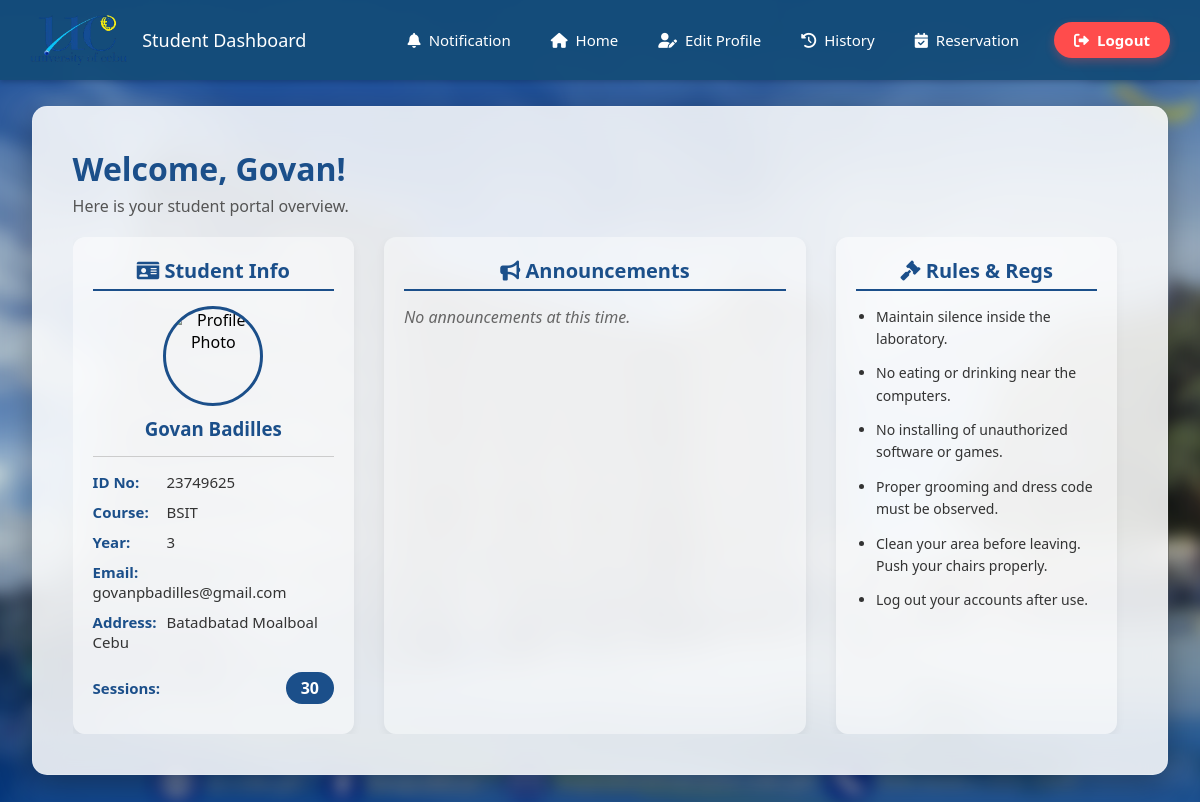
/dashboard (signed in), run on the app's committed database.
### tables this page shows
CREATE TABLE users (
            id INTEGER PRIMARY KEY AUTOINCREMENT,
            id_number TEXT UNIQUE NOT NULL,
            lastname TEXT NOT NULL,
            firstname TEXT NOT NULL,
            middlename TEXT,
            course_level TEXT,
            password TEXT NOT NULL,
            email TEXT,
            course TEXT,
            address TEXT,
            role TEXT DEFAULT 'student',
            remaining_sessions INTEGER DEFAULT 30,
            profile_pic TEXT DEFAULT 'default_profile.png'
        );

### app.py (the view)
@app.route('/dashboard')
def dashboard():
    if 'user_id' not in session or session.get('role') == 'admin':
        return redirect(url_for('home'))
    conn = get_db_connection()
    cursor = conn.cursor()
    student = cursor.execute("SELECT * FROM users WHERE id = ?", (session['user_id'],)).fetchone()
    if student is None:
        session.clear() # I-clear ang daan nga session
        conn.close()
        return redirect(url_for('home'))
    announcements = cursor.execute("SELECT * FROM announcements ORDER BY date_posted DESC").fetchall()
    conn.close()
    return render_template('student.html', student=student, announcements=announcements)

### app.py (called while the page is built)
def get_db_connection():
    conn = sqlite3.connect('students.db')
    conn.row_factory = sqlite3.Row
    return conn

### templates/student.html (shortened to what this page needs)
<!DOCTYPE html>
<html lang="en">
<head>
    <link rel="stylesheet" href="{{ url_for('static', filename='style.css') }}">
    <link rel="stylesheet" href="{{ url_for('static', filename='student.css') }}">
    <link rel="stylesheet" href="https://cdnjs.cloudflare.com/ajax/libs/font-awesome/6.0.0/css/all.min.css">
</head>
<body class="student-page">
    <nav class="navbar">
        <div class="logo">
            <img src="{{ url_for('static', filename='images/uclogonav.png') }}" alt="UC Logo">
            Student Dashboard
        </div>
      <div class="nav-links">
            <a href="#"><i class="fas fa-bell"></i> Notification</a>
            <a href="#"><i class="fas fa-home"></i> Home</a>
            <a href="#" id="openEditProfileBtn"><i class="fas fa-user-edit"></i> Edit Profile</a>
            <a href="#"><i class="fas fa-history"></i> History</a>
            <a href="#"><i class="fas fa-calendar-check"></i> Reservation</a>
            <a href="/logout" class="logout-btn"><i class="fas fa-sign-out-alt"></i> Logout</a>
        </div>
    </nav>
    <div class="student-container">
        <div class="student-glass-card">
            <h1 style="color: #1b4f8a; margin-top: 0; margin-bottom: 5px; font-size: 32px;">
                Welcome, {{ student['firstname'] }}!
            </h1>
            <p style="color: #555; margin-bottom: 0;">Here is your student portal overview.</p>
            <div class="dashboard-grid-3">
                <div class="col-card">
                    <h2><i class="fas fa-id-card"></i> Student Info</h2>
                    <div class="profile-section" style="text-align: center; margin-bottom: 15px; border-bottom: 1px solid #ccc; padding-bottom: 15px;">
                        <img src="{{ url_for('static', filename='uploads/' + student['profile_pic']) if student['profile_pic'] and student['profile_pic'] != 'default_profile.png' else url_for('static', filename='images/default_profile.png') }}"
                             alt="Profile Photo"
                             style="width: 100px; height: 100px; border-radius: 50%; border: 3px solid #1b4f8a; object-fit: cover; margin-bottom: 10px;"
                             onerror="this.src='https://cdn-icons-png.flaticon.com/512/3135/3135715.png'">
                        <h3 style="color: #1b4f8a; margin: 0;">{{ student['firstname'] }} {{ student['lastname'] }}</h3>
                    </div>
                    <div class="info-row"><strong>ID No:</strong> {{ student['id_number'] }}</div>
                    <div class="info-row"><strong>Course:</strong> {{ student['course'] }}</div>
                    <div class="info-row"><strong>Year:</strong> {{ student['course_level'] }}</div>
                    <div class="info-row"><strong>Email:</strong> {{ student['email'] }}</div>
                    <div class="info-row"><strong>Address:</strong> {{ student['address'] }}</div>
                    <div class="info-row" style="margin-top: 20px; display: flex; align-items: center; justify-content: space-between;">
                        <strong>Sessions:</strong>
                        <span style="background: #1b4f8a; color: white; padding: 5px 15px; border-radius: 20px; font-weight: bold; font-size: 16px;">
                            {{ student['remaining_sessions'] }}
                        </span>
                    </div>
                </div>
                <div class="col-card" style="background: rgba(255, 255, 255, 0.4);">
                    <h2><i class="fas fa-bullhorn"></i> Announcements</h2>
                    <div style="max-height: 400px; overflow-y: auto; padding-right: 5px;">
                        {% for ann in announcements %}
                            <div class="announcement-item" style="background: rgba(255, 255, 255, 0.9); padding: 15px; border-radius: 8px; margin-bottom: 12px; border-left: 5px solid #15c35a;">
                                <p style="font-size: 12px; color: #555; margin-bottom: 5px; font-weight: bold;"><i class="fas fa-user-shield"></i> {{ ann['admin_name'] }} &bull; {{ ann['date_posted'] }}</p>
                                <p style="font-size: 14px; color: #333; margin: 0; line-height: 1.5;">{{ ann['message'] }}</p>
                            </div>
                        {% else %}
                            <p style="color: #666; font-style: italic;">No announcements at this time.</p>
                        {% endfor %}
                    </div>
                </div>
                <div class="col-card">
                    <h2><i class="fas fa-gavel"></i> Rules & Regs</h2>
                    <ul style="padding-left: 20px; font-size: 14px; color: #333; line-height: 1.6;">
                        <li style="margin-bottom: 12px;">Maintain silence inside the laboratory.</li>
                        <li style="margin-bottom: 12px;">No eating or drinking near the computers.</li>
                        <li style="margin-bottom: 12px;">No installing of unauthorized software or games.</li>
                        <li style="margin-bottom: 12px;">Proper grooming and dress code must be observed.</li>
                        <li style="margin-bottom: 12px;">Clean your area before leaving. Push your chairs properly.</li>
                        <li style="margin-bottom: 12px;">Log out your accounts after use.</li>
                    </ul>
                </div>
            </div>
        </div>
    </div>
</body>
</html>

### static/style.css (style rules this page uses)
* { box-sizing: border-box; margin: 0; padding: 0; font-family: 'Segoe UI', Tahoma, Geneva, Verdana, sans-serif; }
body { background-color: #EBEBEB; }
h2 { text-align: center; color: #333; margin-top: 10px; margin-bottom: 30px; font-size: 28px; font-weight: bold; }
a { text-decoration: none; transition: opacity 0.3s; }
.navbar { background-color: rgba(21, 76, 121, 0.95); padding: 15px 30px; display: flex; justify-content: space-between; align-items: center; color: white; box-shadow: 0 2px 5px rgba(0,0,0,0.2); position: fixed; top: 0; left: 0; width: 100% !important; z-index: 9999; }
body { padding-top: 80px; }
.logo { font-size: 18px; font-weight: 500; display: flex; align-items: center; gap: 15px; white-space: nowrap; }
.logo img { height: 50px; width: auto; }

### static/student.css (style rules this page uses)
body.student-page { height: 100vh; margin: 0; display: flex; flex-direction: column; overflow: hidden; position: relative; font-family: sans-serif; }
body.student-page::before { content: ""; position: absolute; top: -20px; left: -20px; right: -20px; bottom: -20px; background-image: url('/static/images/ucbackground.jpg'); background-size: cover; background-position: center; background-repeat: no-repeat; filter: blur(8px) brightness(0.85); z-index: -1; }
.student-container { flex: 1; display: flex; justify-content: center; align-items: center; z-index: 1; padding: 20px; }
.student-glass-card { background: rgba(255, 255, 255, 0.85); backdrop-filter: blur(15px); padding: 40px; width: 1500px; max-width: 98%; max-height: 95vh; border-radius: 15px; box-shadow: 0 8px 32px 0 rgba(0, 0, 0, 0.3); border: 1px solid rgba(255, 255, 255, 0.18); display: flex; flex-direction: column; }
.dashboard-grid-3 { display: grid; grid-template-columns: 1fr 1.5fr 1fr; gap: 30px; margin-top: 20px; overflow-y: auto; padding-right: 10px; }
.col-card { background: rgba(255, 255, 255, 0.5); padding: 20px; border-radius: 12px; box-shadow: 0 4px 10px rgba(0,0,0,0.05); }
.col-card h2 { color: #1b4f8a; margin-top: 0; margin-bottom: 15px; font-size: 20px; border-bottom: 2px solid #1b4f8a; padding-bottom: 5px; }
.info-row { margin-bottom: 10px; font-size: 15px; color: #333; }
.info-row strong { color: #1b4f8a; display: inline-block; width: 70px; }
.profile-section { display: flex; flex-direction: column; align-items: center; margin-bottom: 20px; padding-bottom: 15px; border-bottom: 1px solid rgba(27, 79, 138, 0.2); }
.nav-links { display: flex; gap: 10px; align-items: center; }
.nav-links a { text-decoration: none; color: #ffffff; font-size: 15px; font-weight: 500; padding: 8px 15px; border-radius: 20px; transition: all 0.3s ease; display: flex; align-items: center; gap: 8px; }
.nav-links .logout-btn { background-color: #ff4c4c; color: white; font-weight: bold; padding: 8px 20px; border-radius: 20px; box-shadow: 0 4px 10px rgba(255, 76, 76, 0.3); margin-left: 10px; }

### data on the page
users: firstname "Govan", lastname "Badilles", id_number "23749625", course "BSIT", course_level "3", email "govanpbadilles@gmail.com", address "Batadbatad Moalboal Cebu", remaining_sessions "30"
